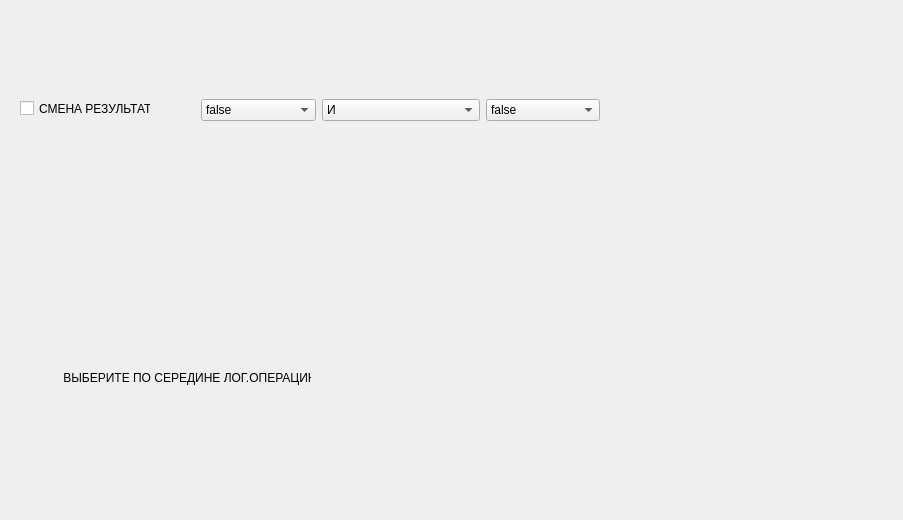
<?xml version="1.0" encoding="UTF-8"?>
<ui version="4.0">
 <class>Widget</class>
 <widget class="QWidget" name="Widget">
  <property name="geometry">
   <rect>
    <x>0</x>
    <y>0</y>
    <width>903</width>
    <height>520</height>
   </rect>
  </property>
  <property name="windowTitle">
   <string>Widget</string>
  </property>
  <widget class="QLabel" name="result_label">
   <property name="geometry">
    <rect>
     <x>370</x>
     <y>270</y>
     <width>251</width>
     <height>101</height>
    </rect>
   </property>
   <property name="text">
    <string/>
   </property>
  </widget>
  <widget class="QLabel" name="label">
   <property name="geometry">
    <rect>
     <x>50</x>
     <y>352</y>
     <width>261</width>
     <height>51</height>
    </rect>
   </property>
   <property name="text">
    <string>    ВЫБЕРИТЕ ПО СЕРЕДИНЕ ЛОГ.ОПЕРАЦИЮ</string>
   </property>
  </widget>
  <widget class="QWidget" name="horizontalLayoutWidget">
   <property name="geometry">
    <rect>
     <x>190</x>
     <y>70</y>
     <width>421</width>
     <height>80</height>
    </rect>
   </property>
   <layout class="QHBoxLayout" name="horizontalLayout_3">
    <item>
     <widget class="QComboBox" name="operand_left">
      <item>
       <property name="text">
        <string>false</string>
       </property>
      </item>
      <item>
       <property name="text">
        <string>true</string>
       </property>
      </item>
     </widget>
    </item>
    <item>
     <widget class="QComboBox" name="operand_middle">
      <item>
       <property name="text">
        <string>И</string>
       </property>
      </item>
      <item>
       <property name="text">
        <string>ИЛИ</string>
       </property>
      </item>
      <item>
       <property name="text">
        <string>ИСКЛЮЧАЮЩЕЕ ИЛИ</string>
       </property>
      </item>
      <item>
       <property name="text">
        <string>НЕ</string>
       </property>
      </item>
      <item>
       <property name="text">
        <string>РАВНО</string>
       </property>
      </item>
      <item>
       <property name="text">
        <string>НЕ РАВНО</string>
       </property>
      </item>
     </widget>
    </item>
    <item>
     <widget class="QComboBox" name="operand_right">
      <item>
       <property name="text">
        <string>false</string>
       </property>
      </item>
      <item>
       <property name="text">
        <string>true</string>
       </property>
      </item>
     </widget>
    </item>
   </layout>
  </widget>
  <widget class="QCheckBox" name="change_btn_2">
   <property name="geometry">
    <rect>
     <x>20</x>
     <y>100</y>
     <width>131</width>
     <height>17</height>
    </rect>
   </property>
   <property name="text">
    <string>СМЕНА РЕЗУЛЬТАТА</string>
   </property>
  </widget>
 </widget>
 <layoutdefault spacing="6" margin="11"/>
 <resources/>
 <connections/>
</ui>
